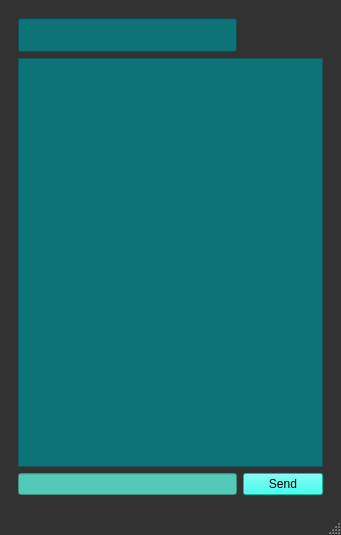
<?xml version="1.0" encoding="UTF-8"?>
<ui version="4.0">
 <class>MainWindow</class>
 <widget class="QMainWindow" name="MainWindow">
  <property name="geometry">
   <rect>
    <x>0</x>
    <y>0</y>
    <width>341</width>
    <height>535</height>
   </rect>
  </property>
  <property name="windowTitle">
   <string>MainWindow</string>
  </property>
  <property name="styleSheet">
   <string notr="true">QMainWindow{

background-color: rgb(50, 50, 50);
}
</string>
  </property>
  <widget class="QWidget" name="centralwidget">
   <property name="styleSheet">
    <string notr="true"/>
   </property>
   <layout class="QGridLayout" name="gridLayout">
    <item row="0" column="0">
     <widget class="QWidget" name="widget" native="true">
      <layout class="QGridLayout" name="gridLayout_2">
       <item row="2" column="0">
        <widget class="QLineEdit" name="edt_text">
         <property name="styleSheet">
          <string notr="true">QLineEdit
{
	background-color: rgb(82, 202, 183);
}</string>
         </property>
        </widget>
       </item>
       <item row="0" column="0">
        <widget class="QLineEdit" name="edt_client">
         <property name="font">
          <font>
           <pointsize>17</pointsize>
           <weight>75</weight>
           <bold>true</bold>
          </font>
         </property>
         <property name="styleSheet">
          <string notr="true">QLineEdit{
background-color: rgb(13, 115, 119);

}

</string>
         </property>
        </widget>
       </item>
       <item row="2" column="1">
        <widget class="QPushButton" name="btn_send">
         <property name="styleSheet">
          <string notr="true">QPushButton{
	background-color: rgb(20, 255, 236);
}</string>
         </property>
         <property name="text">
          <string>Send</string>
         </property>
        </widget>
       </item>
       <item row="1" column="0" colspan="2">
        <widget class="QListWidget" name="listWidget">
         <property name="styleSheet">
          <string notr="true">QListWidget{

	background-color: rgb(13, 115, 119);

}</string>
         </property>
        </widget>
       </item>
      </layout>
     </widget>
    </item>
   </layout>
  </widget>
  <widget class="QStatusBar" name="statusbar"/>
 </widget>
 <tabstops>
  <tabstop>btn_send</tabstop>
  <tabstop>listWidget</tabstop>
  <tabstop>edt_text</tabstop>
 </tabstops>
 <resources/>
 <connections/>
</ui>
